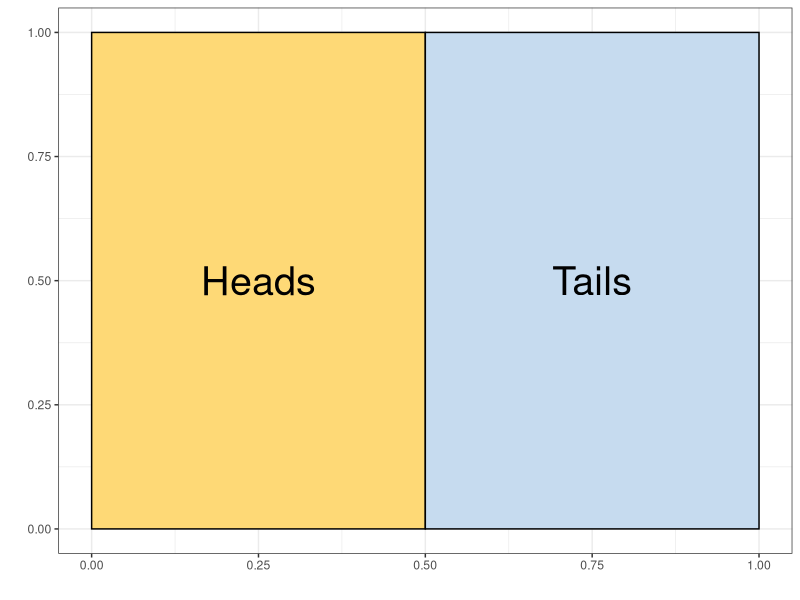

Recreate this plot in R.
## ---- chunk 1
library(ggplot2)

boxcolors <- c("#FED976", "#C6DBEF")

  textSize  <- 10
  boxdata <- data.frame(
                    x1=c(0,.5), x2=c(.5,1), y1=c(0,0), y2=c(1,1),
                    labelx = c(.25,.75), labely = c(.5,.5),
                    label=c("Heads","Tails"))


  p <- ggplot(boxdata) +
      theme_bw() +
      theme(legend.position="none") + 
      labs(x="",y="") +
      geom_rect(mapping=aes(xmin=x1,xmax=x2,ymin=y1,ymax=y2),fill=boxcolors,color="black") +
      geom_text(mapping=aes(x=labelx,y=labely,label=label),size=textSize)
  print(p)
